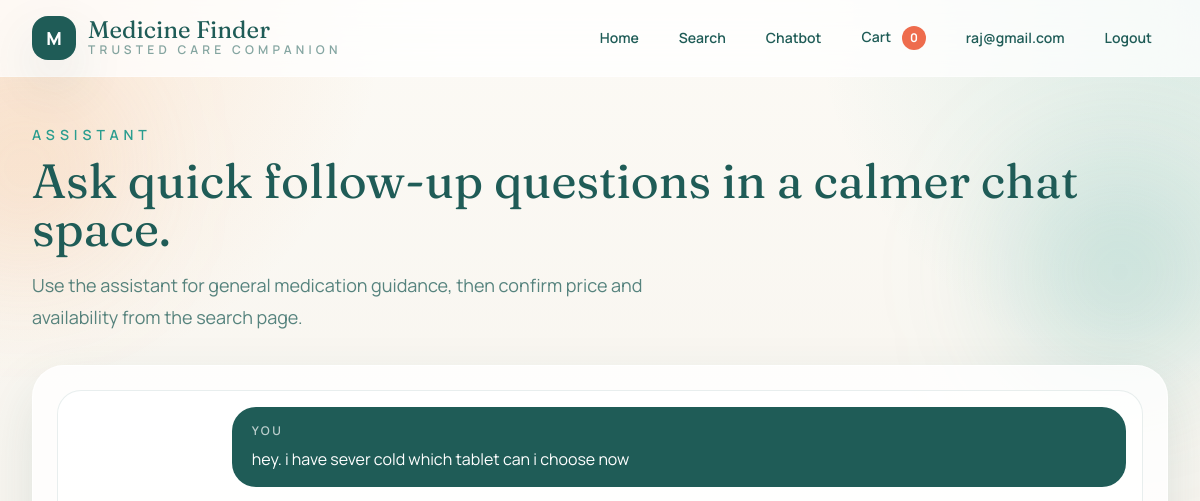
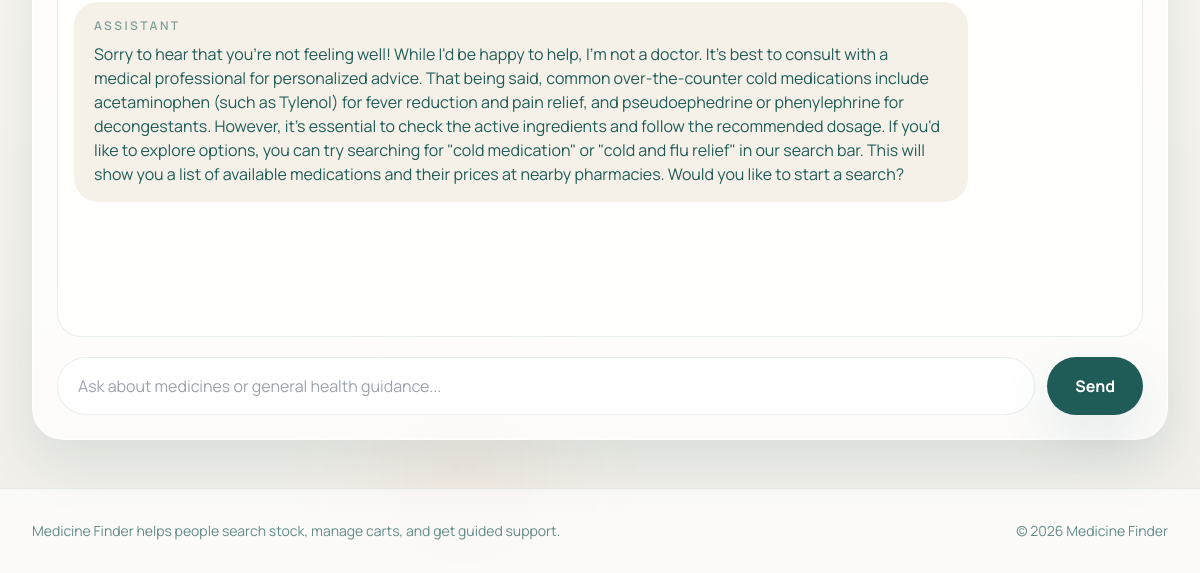
The app's page /chatbot (signed in), older data (2 pictures, top to bottom).
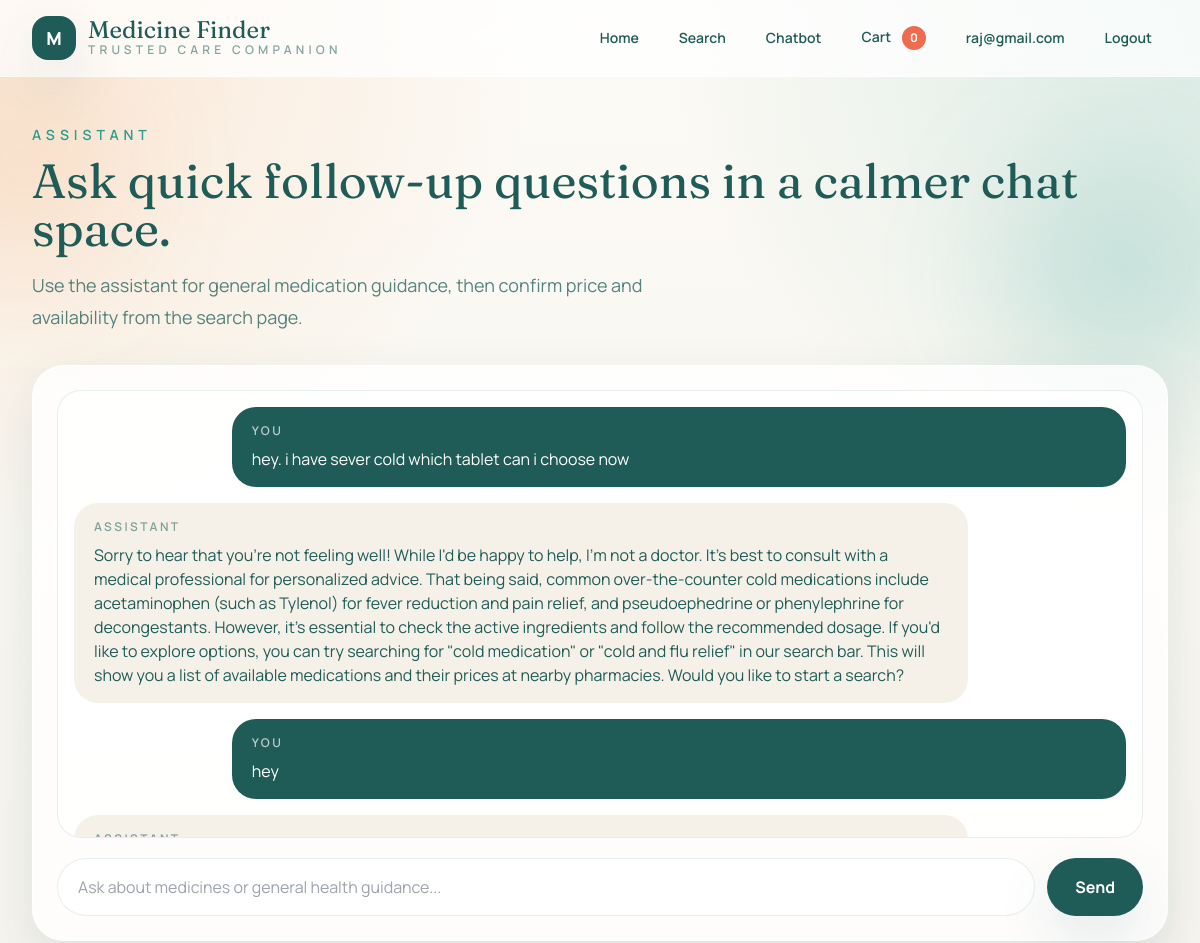
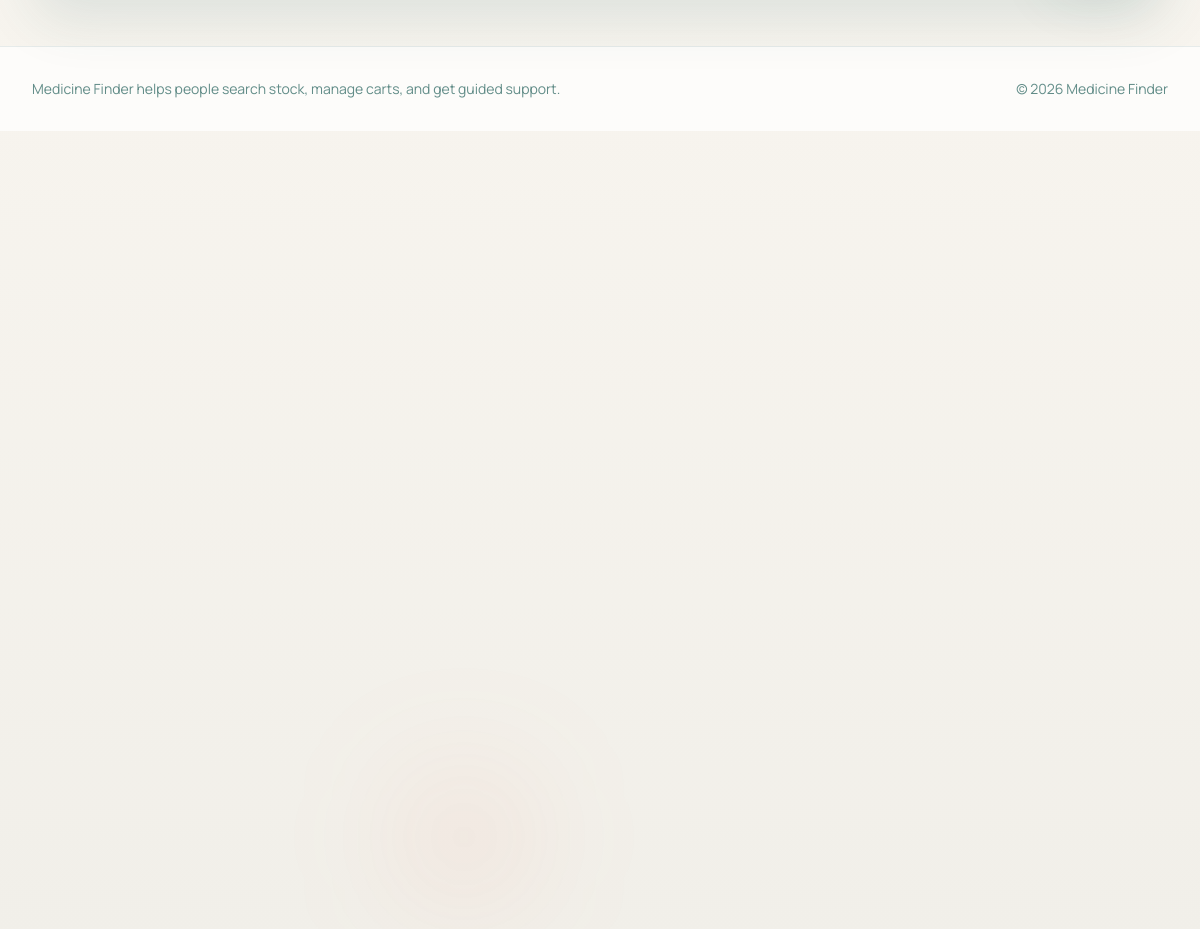
The same page, newer data (2 pictures, top to bottom).
### app/models.py (models this page shows)
class User(UserMixin, db.Model):
    id = db.Column(db.Integer, primary_key=True)
    email = db.Column(db.String(120), unique=True, nullable=False)
    password = db.Column(db.LargeBinary(128), nullable=False)
    is_admin = db.Column(db.Boolean, default=False)
    chats = db.relationship("Chat", backref="user", lazy=True)
    orders = db.relationship("Order", backref="user", lazy=True)

class Chat(db.Model):
    id = db.Column(db.Integer, primary_key=True)
    user_id = db.Column(db.Integer, db.ForeignKey("user.id"), nullable=False)
    message = db.Column(db.Text, nullable=False)
    response = db.Column(db.Text, nullable=False)
    timestamp = db.Column(db.DateTime, default=datetime.utcnow)

### app/controllers/medicine_controller.py (the view, shortened to what this page needs)
@medicine_bp.route("/chatbot", methods=["GET", "POST"], endpoint="chatbot")
@login_required
def chatbot():
    chats = get_user_chats(current_user.id)
    return render_template("chatbot.html", chats=chats)

### app/models.py (called while the page is built)
@login_manager.user_loader
def load_user(user_id):
    return User.query.get(int(user_id))

### app/services/chat_service.py (called while the page is built)
def get_user_chats(user_id):
    return Chat.query.filter_by(user_id=user_id).order_by(Chat.timestamp.asc()).all()

### templates/chatbot.html (shortened to what this page needs)
{% extends "base.html" %}
{% block content %}
<section class="animate-rise">
  <div class="mb-8">
    <p class="text-sm font-semibold uppercase tracking-[0.35em] text-teal">Assistant</p>
    <h1 class="mt-3 font-display text-5xl text-pine">Ask quick follow-up questions in a calmer chat space.</h1>
    <p class="mt-4 max-w-2xl text-lg leading-8 text-pine/75">
      Use the assistant for general medication guidance, then confirm price and
      availability from the search page.
    </p>
  </div>
  <div class="glass-panel rounded-[2rem] border border-white/70 p-6 shadow-soft">
    <div
      id="chat-container"
      class="h-[28rem] overflow-y-auto rounded-[1.5rem] border border-pine/10 bg-white/70 p-4"
    >
      {% if chats %}
        {% for chat in chats %}
          <div class="mb-4 ml-auto max-w-[85%] rounded-3xl bg-pine px-5 py-4 text-white">
            <p class="text-xs font-semibold uppercase tracking-[0.2em] text-white/70">You</p>
            <p class="mt-2">{{ chat.message }}</p>
          </div>
          <div class="mb-4 max-w-[85%] rounded-3xl bg-mist px-5 py-4 text-pine">
            <p class="text-xs font-semibold uppercase tracking-[0.2em] text-pine/55">Assistant</p>
            <p class="mt-2">{{ chat.response }}</p>
          </div>
        {% endfor %}
      {% endif %}
    </div>
    <div class="mt-5 flex flex-col gap-3 sm:flex-row">
      <input
        type="text"
        id="chat-input"
        placeholder="Ask about medicines or general health guidance..."
        class="w-full rounded-full border border-pine/10 bg-white px-5 py-4 outline-none transition focus:border-teal focus:ring-4 focus:ring-teal/10"
      />
      <button
        id="send-btn"
        class="rounded-full bg-pine px-7 py-4 font-bold text-white shadow-soft transition hover:-translate-y-0.5 hover:bg-pine/90"
      >
        Send
      </button>
    </div>
  </div>
</section>
{% endblock %}

### templates/base.html (shortened to what this page needs)
<!DOCTYPE html>
<html lang="en">
  <head>
    <script src="https://cdn.tailwindcss.com"></script>
  </head>
  <body class="min-h-screen font-sans text-ink antialiased">
    <div class="pointer-events-none fixed inset-0 overflow-hidden">
      <div class="absolute left-[-4rem] top-20 h-44 w-44 rounded-full bg-gold/20 blur-3xl animate-floaty"></div>
      <div class="absolute right-[-2rem] top-40 h-56 w-56 rounded-full bg-teal/20 blur-3xl animate-floaty"></div>
      <div class="absolute bottom-10 left-1/3 h-32 w-32 rounded-full bg-coral/10 blur-3xl animate-floaty"></div>
    </div>
    <div class="relative z-10">
      <nav class="sticky top-0 z-50 border-b border-white/40 bg-white/75 backdrop-blur-xl">
        <div class="mx-auto flex max-w-7xl flex-col gap-4 px-4 py-4 lg:flex-row lg:items-center lg:justify-between lg:px-8">
          <div class="flex items-center justify-between">
            <a href="{{ url_for('main.index') }}" class="flex items-center gap-3">
              <div class="flex h-11 w-11 items-center justify-center rounded-2xl bg-pine text-lg font-extrabold text-white shadow-soft">
                M
              </div>
              <div>
                <p class="font-display text-2xl leading-none text-pine">Medicine Finder</p>
                <p class="text-xs font-semibold uppercase tracking-[0.35em] text-pine/55">
                  Trusted care companion
                </p>
              </div>
            </a>
          </div>
          <div
            id="mobile-nav"
            class="hidden flex-col gap-3 rounded-3xl border border-pine/10 bg-white/80 p-4 text-sm font-semibold text-pine shadow-soft lg:flex lg:flex-row lg:items-center lg:gap-2 lg:border-0 lg:bg-transparent lg:p-0 lg:shadow-none"
          >
            <a href="{{ url_for('main.index') }}" class="rounded-full px-4 py-2 hover:bg-pine/5">Home</a>
            <a href="{{ url_for('medicine.search_medicine') }}" class="rounded-full px-4 py-2 hover:bg-pine/5">Search</a>
            <a href="{{ url_for('medicine.chatbot') }}" class="rounded-full px-4 py-2 hover:bg-pine/5">Chatbot</a>
            <a href="{{ url_for('medicine.cart') }}" class="rounded-full px-4 py-2 hover:bg-pine/5">
              Cart
              <span
                id="cart-count"
                class="ml-2 inline-flex h-6 min-w-[1.5rem] items-center justify-center rounded-full bg-coral px-2 text-xs font-bold text-white"
              >
                0
              </span>
            </a>
            {% if current_user.is_authenticated %}
            <a href="{{ url_for('auth.profile') }}" class="rounded-full px-4 py-2 hover:bg-pine/5">
              {{ current_user.email }}
            </a>
            <a href="{{ url_for('auth.logout') }}" class="rounded-full px-4 py-2 hover:bg-pine/5">Logout</a>
            {% else %}
            <a href="{{ url_for('auth.login') }}" class="rounded-full px-4 py-2 hover:bg-pine/5">Login</a>
            <a href="{{ url_for('auth.signup') }}" class="rounded-full bg-pine px-4 py-2 text-white hover:bg-pine/90">Signup</a>
            {% endif %}
          </div>
        </div>
      </nav>
      <main class="mx-auto max-w-7xl px-4 py-8 lg:px-8 lg:py-12">
        {% block content %}{% endblock %}
      </main>
      <footer class="border-t border-pine/10 bg-white/70">
        <div class="mx-auto flex max-w-7xl flex-col gap-3 px-4 py-8 text-sm text-pine/70 lg:flex-row lg:items-center lg:justify-between lg:px-8">
          <p>Medicine Finder helps people search stock, manage carts, and get guided support.</p>
          <p>&copy; 2026 Medicine Finder</p>
        </div>
      </footer>
    </div>
  </body>
</html>

### templates/base.html (style rules this page uses)
:root { color-scheme: light; }
body { background: radial-gradient(circle at top left, rgba(244, 162, 97, 0.22), transparent 24%), radial-gradient(circle at top right, rgba(42, 157, 143, 0.16), transparent 24%), linear-gradient(180deg, #fcfaf5 0%, #f7f4ee 55%, #f1efe9 100%); }
.glass-panel { background: rgba(255, 255, 255, 0.8); backdrop-filter: blur(14px); }

Row changes from the older to the newer data that the page shows:
added Chat: message "hey"
